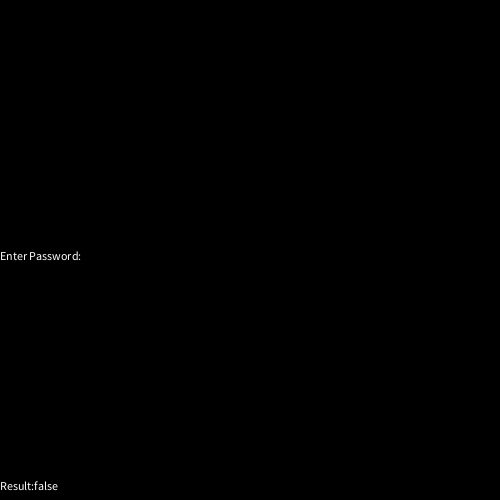
Frame 1 (no input)
Frame 60 (the mouse pressed at the canvas centre just before this capture): identical to frame 1, image omitted
Frame 120 (the mouse held since frame 60 and released just before this capture): identical to frame 1, image omitted

The Processing sketch that drew this single still picture (run headless with seeded random() and noise(); from frame 60 on, the mouse is pressed at the canvas centre):

// Processing sketch: processing_90225
// ── processing_90225.pde

String userInput = "", pass = "password";
boolean matched = false;
int x, y, a, b, j, k;
int v;

void setup()
{
  size(500, 500);
  x = a = j = width/2;
  y = height/2;
  b = height/4;
  k = height/4 * 3;
  v = 1;
  frameRate(200);
}

void shapes()
{
     fill(255);
     ellipse(x, y, 100, 100);
     ellipse(a, b, 100, 100);
     ellipse(j, k, 100, 100);
     fill(0);
     if(x > width || x < 0)
        {
          v = v * -1;
        }
     x = x + v;
     if(a > width || a < 0)
        {
          a = a * -1;
        }
     a = a - v;
     if(j > width || j < 0)
        {
          v = v * -1;
        }
     j = j + v*2;
}




void draw()
{
  background(0);
  text("Enter Password:" + userInput, 0, height/2 + 10);
  text("Result:" + matched, 0, height - 10); 
  if(userInput.equalsIgnoreCase(pass))
  {
   shapes();
  }
}
 


void keyPressed()
{
  if(key != CODED)
  {
    userInput += key;
  }
  if (userInput.equalsIgnoreCase(pass))
  {
    matched = true;
  }
}
